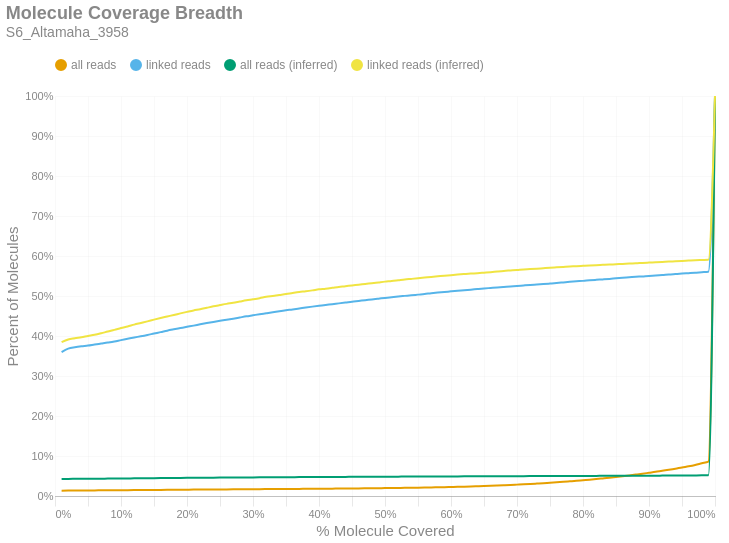

The code cell stored with this chart in its notebook:
### Markdown cell above
### Molecule Read Coverage
This chart shows molecule coverage breadth as computed by the number of bases aligned to that molecule. In other words, "*how much of each unique long molecule is actually sequenced/aligned?*" Keep in mind there is a distinction between sequences and alignments, since some sequences belonging to a particular molecule may not align well and wouldn't appear in the alignment data. This chart also shows molecule coverage breadth as computed by the *inferred fragment* from which the aligned sequences originate. Unlike read coverage, this calculation takes into account the total insert size, including unsequenced gaps between the forward and reverse reads. Like the previous figures, these are cumulative percents.

### Code cell
if SKIPLR:
    print_html(f"Skipped")
else:
    binned_df = consolidated_hist(valids['coverage_bp'], mask, 0.01, True)
    binned_df_inf = consolidated_hist(valids['coverage_inserts'], mask, 0.01, True)
    binned_df = binned_df.with_columns(pl.lit(binned_df_inf['all reads (cumsum)']).alias('all reads (inferred)'))
    binned_df = binned_df.with_columns(pl.lit(binned_df_inf['linked reads (cumsum)']).alias('linked reads (inferred)'))
    binned_df = binned_df.with_columns(
        (pl.col('bin').cast(pl.Float64) + 0.01).alias('right_edge')
    )

    with SafeRender(binned_df):
        (
            density_plot(binned_df, 'Molecule Coverage Breadth', samplename, 'molcov', ['all reads (inferred)','linked reads (inferred)'])
            .encode(
                #x=alt.X('bin:Q', title="% Molecule Covered").axis(format = '%').scale(padding=0),
                x=alt.X('right_edge:Q', title="% Molecule Covered").axis(format='%').scale(padding=0),
                y=alt.Y('value:Q', title='Percent of Molecules')
                    .axis(format='%')
                    .stack(False)
                    .scale(domainMin=0, padding=0),
                color=alt.Color("key:N").scale(domain = ["all reads", "linked reads", "all reads (inferred)", "linked reads (inferred)"]),
                tooltip = [
                    alt.Tooltip("key:N", title = "Data Type"),
                    alt.Tooltip("range_label:N", title="% Molecule Covered"),
                    alt.Tooltip("value:Q", format = ".2%", title="% Molecules")
                ]
            )
        ).display()

### Figure 1 — Vega-Lite specification as saved in the notebook (floating-point values rounded to 4 significant figures)
{"width": "container", "height": 400, "config": {"title": {"anchor": "start", "dy": -15, "fontSize": 18, "color": "#888888", "subtitleColor": "#888888", "subtitleFontSize": 14}, "arc": {"fill": "#0072B2"}, "axis": {"domainColor": "#888888", "domainWidth": 0.5, "gridWidth": 0.2, "grid": false, "titleFontWeight": 400, "titleFontSize": 15, "labelFontSize": 11, "labelColor": "#888888", "tickColor": "#888888", "tickWidth": 0.2, "titleColor": "#888888"}, "axisBand": {"grid": false}, "axisX": {"grid": true, "tickSize": 10, "domainCap": "round"}, "axisY": {"domain": false, "grid": true, "tickSize": 0, "domainCap": "round"}, "background": "transparent", "header": {"labelFontSize": 15, "labelColor": "#888888", "titleFontSize": 15, "titleFontWeight": 600, "titleColor": "#888888"}, "legend": {"labelFont": "sans-serif", "labelFontSize": 12, "labelColor": "#888888", "symbolSize": 100, "symbolType": "circle", "titleFontSize": 12, "titlePadding": 10, "titleColor": "#888888", "title": null, "orient": "top"}, "range": {"category": ["#E69F00", "#56B4E9", "#009E73", "#F0E442", "#0072B2", "#D55E00", "#CC79A7", "#000000"], "diverging": ["#cfe8f3", "#a2d4ec", "#73bfe2", "#46abdb", "#1696d2", "#12719e"]}, "area": {"fill": "#0072B2", "fillOpacity": 0.7, "line": true, "strokeOpacity": 0.7}, "line": {"color": "#0072B2", "stroke": "#0072B2", "strokeWidth": 2}, "trail": {"color": "#0072B2", "stroke": "#0072B2", "strokeWidth": 0, "size": 1}, "point": {"filled": true, "fillOpacity": 1.0, "size": 95}, "text": {"color": "#888888", "fontSize": 11, "align": "right", "fontWeight": 400, "size": 11}, "bar": {"fill": "#0072B2", "stroke": null}, "view": {"stroke": null, "continuousWidth": 660, "continuousHeight": 400}}, "data": {"name": "data-75d2ac6dae8d00e1a3f8ba0fec1fd1c2"}, "mark": {"type": "line", "interpolate": "monotone", "point": {"opacity": 0, "size": 275}}, "encoding": {"color": {"field": "key", "scale": {"domain": ["all reads", "linked reads", "all reads (inferred)", "linked reads (inferred)"]}, "type": "nominal"}, "tooltip": [{"field": "key", "title": "Data Type", "type": "nominal"}, {"field": "range_label", "title": "% Molecule Covered", "type": "nominal"}, {"field": "value", "format": ".2%", "title": "% Molecules", "type": "quantitative"}], "x": {"axis": {"format": "%"}, "field": "right_edge", "scale": {"padding": 0}, "title": "% Molecule Covered", "type": "quantitative"}, "y": {"axis": {"format": "%"}, "field": "value", "scale": {"domainMin": 0, "padding": 0}, "stack": false, "title": "Percent of Molecules", "type": "quantitative"}}, "params": [{"name": "param_c36ac31b6afebe62", "select": {"type": "point", "fields": ["key"]}, "bind": "legend"}], "title": {"text": "Molecule Coverage Breadth", "subtitle": "S6_Altamaha_3958"}, "transform": [{"fold": ["all reads (cumsum)", "linked reads (cumsum)", "all reads (inferred)", "linked reads (inferred)"]}, {"calculate": "replace(datum.key, ' (cumsum)', '')", "as": "key"}, {"filter": {"param": "param_c36ac31b6afebe62"}}], "usermeta": {"embedOptions": {"downloadFileName": "S6_Altamaha_3958.molcov"}}, "$schema": "https://vega.github.io/schema/vega-lite/v6.1.0.json", "datasets": {"data-75d2ac6dae8d00e1a3f8ba0fec1fd1c2": [{"bin": "0.0", "interval": "0.0-0.01", "all reads": 0.01324, "linked reads": 0.36, "all reads (cumsum)": 0.01324, "linked reads (cumsum)": 0.36, "range_label": "0.0-0.01", "all reads (inferred)": 0.0425, "linked reads (inferred)": 0.3845, "right_edge": 0.01}, {"bin": "0.01", "interval": "0.01-0.02", "all reads": 0.000335, "linked reads": 0.008345, "all reads (cumsum)": 0.01357, "linked reads (cumsum)": 0.3683, "range_label": "0.01-0.02", "all reads (inferred)": 0.04275, "linked reads (inferred)": 0.3914, "right_edge": 0.02}, {"bin": "0.02", "interval": "0.02-0.03", "all reads": 0.0001675, "linked reads": 0.003617, "all reads (cumsum)": 0.01374, "linked reads (cumsum)": 0.3719, "range_label": "0.02-0.03", "all reads (inferred)": 0.04286, "linked reads (inferred)": 0.3943, "right_edge": 0.03}, {"bin": "0.03", "interval": "0.03-0.04", "all reads": 0.000113, "linked reads": 0.002431, "all reads (cumsum)": 0.01385, "linked reads (cumsum)": 0.3744, "range_label": "0.03-0.04", "all reads (inferred)": 0.04296, "linked reads (inferred)": 0.3969, "right_edge": 0.04}, {"bin": "0.04", "interval": "0.04-0.05", "all reads": 8.341e-05, "linked reads": 0.001703, "all reads (cumsum)": 0.01393, "linked reads (cumsum)": 0.3761, "range_label": "0.04-0.05", "all reads (inferred)": 0.04308, "linked reads (inferred)": 0.4, "right_edge": 0.05}, {"bin": "0.05", "interval": "0.05-0.06", "all reads": 0.000113, "linked reads": 0.002603, "all reads (cumsum)": 0.01405, "linked reads (cumsum)": 0.3787, "range_label": "0.05-0.06", "all reads (inferred)": 0.0432, "linked reads (inferred)": 0.4029, "right_edge": 0.06}, {"bin": "0.06", "interval": "0.06-0.07", "all reads": 0.0001016, "linked reads": 0.002392, "all reads (cumsum)": 0.01415, "linked reads (cumsum)": 0.3811, "range_label": "0.06-0.07", "all reads (inferred)": 0.04335, "linked reads (inferred)": 0.4068, "right_edge": 0.07}, {"bin": "0.07", "interval": "0.07-0.08", "all reads": 0.0001123, "linked reads": 0.002412, "all reads (cumsum)": 0.01426, "linked reads (cumsum)": 0.3835, "range_label": "0.07-0.08", "all reads (inferred)": 0.04351, "linked reads (inferred)": 0.4112, "right_edge": 0.08}, {"bin": "0.08", "interval": "0.08-0.09", "all reads": 0.000109, "linked reads": 0.002737, "all reads (cumsum)": 0.01437, "linked reads (cumsum)": 0.3862, "range_label": "0.08-0.09", "all reads (inferred)": 0.04366, "linked reads (inferred)": 0.4153, "right_edge": 0.09}, {"bin": "0.09", "interval": "0.09-0.1", "all reads": 0.0001439, "linked reads": 0.003503, "all reads (cumsum)": 0.01451, "linked reads (cumsum)": 0.3897, "range_label": "0.09-0.1", "all reads (inferred)": 0.04384, "linked reads (inferred)": 0.4199, "right_edge": 0.1}, {"bin": "0.1", "interval": "0.1-0.11", "all reads": 0.0001352, "linked reads": 0.003273, "all reads (cumsum)": 0.01465, "linked reads (cumsum)": 0.393, "range_label": "0.1-0.11", "all reads (inferred)": 0.04399, "linked reads (inferred)": 0.4239, "right_edge": 0.11}, {"bin": "0.11", "interval": "0.11-0.12", "all reads": 0.0001312, "linked reads": 0.003292, "all reads (cumsum)": 0.01478, "linked reads (cumsum)": 0.3963, "range_label": "0.11-0.12", "all reads (inferred)": 0.04415, "linked reads (inferred)": 0.4284, "right_edge": 0.12}, {"bin": "0.12", "interval": "0.12-0.13", "all reads": 0.0001204, "linked reads": 0.002986, "all reads (cumsum)": 0.0149, "linked reads (cumsum)": 0.3993, "range_label": "0.12-0.13", "all reads (inferred)": 0.0443, "linked reads (inferred)": 0.4325, "right_edge": 0.13}, {"bin": "0.13", "interval": "0.13-0.14", "all reads": 0.0001339, "linked reads": 0.003273, "all reads (cumsum)": 0.01504, "linked reads (cumsum)": 0.4025, "range_label": "0.13-0.14", "all reads (inferred)": 0.04445, "linked reads (inferred)": 0.4366, "right_edge": 0.14}, {"bin": "0.14", "interval": "0.14-0.15", "all reads": 0.0001359, "linked reads": 0.003598, "all reads (cumsum)": 0.01517, "linked reads (cumsum)": 0.4061, "range_label": "0.14-0.15", "all reads (inferred)": 0.04462, "linked reads (inferred)": 0.4409, "right_edge": 0.15}, {"bin": "0.15", "interval": "0.15-0.16", "all reads": 0.0001392, "linked reads": 0.003503, "all reads (cumsum)": 0.01531, "linked reads (cumsum)": 0.4096, "range_label": "0.15-0.16", "all reads (inferred)": 0.04477, "linked reads (inferred)": 0.445, "right_edge": 0.16}, {"bin": "0.16", "interval": "0.16-0.17", "all reads": 0.0001365, "linked reads": 0.003694, "all reads (cumsum)": 0.01545, "linked reads (cumsum)": 0.4133, "range_label": "0.16-0.17", "all reads (inferred)": 0.04491, "linked reads (inferred)": 0.4488, "right_edge": 0.17}, {"bin": "0.17", "interval": "0.17-0.18", "all reads": 0.0001244, "linked reads": 0.003273, "all reads (cumsum)": 0.01557, "linked reads (cumsum)": 0.4166, "range_label": "0.17-0.18", "all reads (inferred)": 0.04505, "linked reads (inferred)": 0.4525, "right_edge": 0.18}, {"bin": "0.18", "interval": "0.18-0.19", "all reads": 0.0001217, "linked reads": 0.003139, "all reads (cumsum)": 0.01569, "linked reads (cumsum)": 0.4197, "range_label": "0.18-0.19", "all reads (inferred)": 0.0452, "linked reads (inferred)": 0.4565, "right_edge": 0.19}, {"bin": "0.19", "interval": "0.19-0.2", "all reads": 0.0001278, "linked reads": 0.003139, "all reads (cumsum)": 0.01582, "linked reads (cumsum)": 0.4229, "range_label": "0.19-0.2", "all reads (inferred)": 0.04534, "linked reads (inferred)": 0.4603, "right_edge": 0.2}, {"bin": "0.2", "interval": "0.2-0.21", "all reads": 0.0001231, "linked reads": 0.003043, "all reads (cumsum)": 0.01594, "linked reads (cumsum)": 0.4259, "range_label": "0.2-0.21", "all reads (inferred)": 0.04547, "linked reads (inferred)": 0.4639, "right_edge": 0.21}, {"bin": "0.21", "interval": "0.21-0.22", "all reads": 0.0001312, "linked reads": 0.003349, "all reads (cumsum)": 0.01607, "linked reads (cumsum)": 0.4293, "range_label": "0.21-0.22", "all reads (inferred)": 0.04558, "linked reads (inferred)": 0.4669, "right_edge": 0.22}, {"bin": "0.22", "interval": "0.22-0.23", "all reads": 0.0001291, "linked reads": 0.003101, "all reads (cumsum)": 0.0162, "linked reads (cumsum)": 0.4324, "range_label": "0.22-0.23", "all reads (inferred)": 0.04572, "linked reads (inferred)": 0.4705, "right_edge": 0.23}, {"bin": "0.23", "interval": "0.23-0.24", "all reads": 0.000117, "linked reads": 0.002833, "all reads (cumsum)": 0.01632, "linked reads (cumsum)": 0.4352, "range_label": "0.23-0.24", "all reads (inferred)": 0.04585, "linked reads (inferred)": 0.4741, "right_edge": 0.24}, {"bin": "0.24", "interval": "0.24-0.25", "all reads": 0.0001103, "linked reads": 0.002699, "all reads (cumsum)": 0.01643, "linked reads (cumsum)": 0.4379, "range_label": "0.24-0.25", "all reads (inferred)": 0.04597, "linked reads (inferred)": 0.4773, "right_edge": 0.25}, {"bin": "0.25", "interval": "0.25-0.26", "all reads": 0.0001036, "linked reads": 0.002584, "all reads (cumsum)": 0.01654, "linked reads (cumsum)": 0.4405, "range_label": "0.25-0.26", "all reads (inferred)": 0.04609, "linked reads (inferred)": 0.4803, "right_edge": 0.26}, {"bin": "0.26", "interval": "0.26-0.27", "all reads": 0.0001177, "linked reads": 0.002756, "all reads (cumsum)": 0.01665, "linked reads (cumsum)": 0.4433, "range_label": "0.26-0.27", "all reads (inferred)": 0.04619, "linked reads (inferred)": 0.483, "right_edge": 0.27}, {"bin": "0.27", "interval": "0.27-0.28", "all reads": 0.0001271, "linked reads": 0.002967, "all reads (cumsum)": 0.01678, "linked reads (cumsum)": 0.4462, "range_label": "0.27-0.28", "all reads (inferred)": 0.0463, "linked reads (inferred)": 0.4861, "right_edge": 0.28}, {"bin": "0.28", "interval": "0.28-0.29", "all reads": 0.0001184, "linked reads": 0.002947, "all reads (cumsum)": 0.0169, "linked reads (cumsum)": 0.4492, "range_label": "0.28-0.29", "all reads (inferred)": 0.04641, "linked reads (inferred)": 0.4892, "right_edge": 0.29}, {"bin": "0.29", "interval": "0.29-0.3", "all reads": 0.0001137, "linked reads": 0.002622, "all reads (cumsum)": 0.01701, "linked reads (cumsum)": 0.4518, "range_label": "0.29-0.3", "all reads (inferred)": 0.04651, "linked reads (inferred)": 0.4918, "right_edge": 0.3}, {"bin": "0.3", "interval": "0.3-0.31", "all reads": 0.0001083, "linked reads": 0.00266, "all reads (cumsum)": 0.01712, "linked reads (cumsum)": 0.4544, "range_label": "0.3-0.31", "all reads (inferred)": 0.04662, "linked reads (inferred)": 0.4946, "right_edge": 0.31}, {"bin": "0.31", "interval": "0.31-0.32", "all reads": 0.000115, "linked reads": 0.002392, "all reads (cumsum)": 0.01724, "linked reads (cumsum)": 0.4568, "range_label": "0.31-0.32", "all reads (inferred)": 0.04675, "linked reads (inferred)": 0.498, "right_edge": 0.32}, {"bin": "0.32", "interval": "0.32-0.33", "all reads": 0.0001177, "linked reads": 0.002469, "all reads (cumsum)": 0.01735, "linked reads (cumsum)": 0.4593, "range_label": "0.32-0.33", "all reads (inferred)": 0.04683, "linked reads (inferred)": 0.5002, "right_edge": 0.33}, {"bin": "0.33", "interval": "0.33-0.34", "all reads": 0.0001217, "linked reads": 0.00266, "all reads (cumsum)": 0.01747, "linked reads (cumsum)": 0.462, "range_label": "0.33-0.34", "all reads (inferred)": 0.04692, "linked reads (inferred)": 0.5025, "right_edge": 0.34}, {"bin": "0.34", "interval": "0.34-0.35", "all reads": 0.0001197, "linked reads": 0.002412, "all reads (cumsum)": 0.01759, "linked reads (cumsum)": 0.4644, "range_label": "0.34-0.35", "all reads (inferred)": 0.04701, "linked reads (inferred)": 0.5047, "right_edge": 0.35}, {"bin": "0.35", "interval": "0.35-0.36", "all reads": 0.0001029, "linked reads": 0.002067, "all reads (cumsum)": 0.0177, "linked reads (cumsum)": 0.4664, "range_label": "0.35-0.36", "all reads (inferred)": 0.04711, "linked reads (inferred)": 0.5074, "right_edge": 0.36}, {"bin": "0.36", "interval": "0.36-0.37", "all reads": 0.000111, "linked reads": 0.002335, "all reads (cumsum)": 0.01781, "linked reads (cumsum)": 0.4688, "range_label": "0.36-0.37", "all reads (inferred)": 0.04721, "linked reads (inferred)": 0.5099, "right_edge": 0.37}, {"bin": "0.37", "interval": "0.37-0.38", "all reads": 0.0001184, "linked reads": 0.002412, "all reads (cumsum)": 0.01793, "linked reads (cumsum)": 0.4712, "range_label": "0.37-0.38", "all reads (inferred)": 0.04728, "linked reads (inferred)": 0.5118, "right_edge": 0.38}, {"bin": "0.38", "interval": "0.38-0.39", "all reads": 0.0001211, "linked reads": 0.002239, "all reads (cumsum)": 0.01805, "linked reads (cumsum)": 0.4734, "range_label": "0.38-0.39", "all reads (inferred)": 0.04737, "linked reads (inferred)": 0.5141, "right_edge": 0.39}, {"bin": "0.39", "interval": "0.39-0.4", "all reads": 0.0001211, "linked reads": 0.002048, "all reads (cumsum)": 0.01817, "linked reads (cumsum)": 0.4755, "range_label": "0.39-0.4", "all reads (inferred)": 0.04746, "linked reads (inferred)": 0.5166, "right_edge": 0.4}, {"bin": "0.4", "interval": "0.4-0.41", "all reads": 0.0001123, "linked reads": 0.001933, "all reads (cumsum)": 0.01828, "linked reads (cumsum)": 0.4774, "range_label": "0.4-0.41", "all reads (inferred)": 0.04754, "linked reads (inferred)": 0.5183, "right_edge": 0.41}, {"bin": "0.41", "interval": "0.41-0.42", "all reads": 0.0001312, "linked reads": 0.00222, "all reads (cumsum)": 0.01841, "linked reads (cumsum)": 0.4796, "range_label": "0.41-0.42", "all reads (inferred)": 0.04762, "linked reads (inferred)": 0.5204, "right_edge": 0.42}, {"bin": "0.42", "interval": "0.42-0.43", "all reads": 0.0001446, "linked reads": 0.001933, "all reads (cumsum)": 0.01856, "linked reads (cumsum)": 0.4816, "range_label": "0.42-0.43", "all reads (inferred)": 0.04771, "linked reads (inferred)": 0.5226, "right_edge": 0.43}, {"bin": "0.43", "interval": "0.43-0.44", "all reads": 0.0001372, "linked reads": 0.002086, "all reads (cumsum)": 0.01869, "linked reads (cumsum)": 0.4837, "range_label": "0.43-0.44", "all reads (inferred)": 0.04779, "linked reads (inferred)": 0.5244, "right_edge": 0.44}, {"bin": "0.44", "interval": "0.44-0.45", "all reads": 0.000154, "linked reads": 0.002239, "all reads (cumsum)": 0.01885, "linked reads (cumsum)": 0.4859, "range_label": "0.44-0.45", "all reads (inferred)": 0.04787, "linked reads (inferred)": 0.5265, "right_edge": 0.45}, {"bin": "0.45", "interval": "0.45-0.46", "all reads": 0.0001466, "linked reads": 0.001799, "all reads (cumsum)": 0.01899, "linked reads (cumsum)": 0.4877, "range_label": "0.45-0.46", "all reads (inferred)": 0.04794, "linked reads (inferred)": 0.5282, "right_edge": 0.46}, {"bin": "0.46", "interval": "0.46-0.47", "all reads": 0.0001567, "linked reads": 0.001895, "all reads (cumsum)": 0.01915, "linked reads (cumsum)": 0.4896, "range_label": "0.46-0.47", "all reads (inferred)": 0.04802, "linked reads (inferred)": 0.5302, "right_edge": 0.47}, {"bin": "0.47", "interval": "0.47-0.48", "all reads": 0.0001574, "linked reads": 0.001723, "all reads (cumsum)": 0.01931, "linked reads (cumsum)": 0.4913, "range_label": "0.47-0.48", "all reads (inferred)": 0.0481, "linked reads (inferred)": 0.532, "right_edge": 0.48}, {"bin": "0.48", "interval": "0.48-0.49", "all reads": 0.0001836, "linked reads": 0.001933, "all reads (cumsum)": 0.01949, "linked reads (cumsum)": 0.4932, "range_label": "0.48-0.49", "all reads (inferred)": 0.04818, "linked reads (inferred)": 0.534, "right_edge": 0.49}, {"bin": "0.49", "interval": "0.49-0.5", "all reads": 0.0002166, "linked reads": 0.00201, "all reads (cumsum)": 0.01971, "linked reads (cumsum)": 0.4953, "range_label": "0.49-0.5", "all reads (inferred)": 0.04826, "linked reads (inferred)": 0.5359, "right_edge": 0.5}, {"bin": "0.5", "interval": "0.5-0.51", "all reads": 0.0001836, "linked reads": 0.00178, "all reads (cumsum)": 0.01989, "linked reads (cumsum)": 0.497, "range_label": "0.5-0.51", "all reads (inferred)": 0.04833, "linked reads (inferred)": 0.5375, "right_edge": 0.51}, {"bin": "0.51", "interval": "0.51-0.52", "all reads": 0.0002206, "linked reads": 0.001761, "all reads (cumsum)": 0.02011, "linked reads (cumsum)": 0.4988, "range_label": "0.51-0.52", "all reads (inferred)": 0.04841, "linked reads (inferred)": 0.5394, "right_edge": 0.52}, {"bin": "0.52", "interval": "0.52-0.53", "all reads": 0.0002099, "linked reads": 0.001512, "all reads (cumsum)": 0.02032, "linked reads (cumsum)": 0.5003, "range_label": "0.52-0.53", "all reads (inferred)": 0.04848, "linked reads (inferred)": 0.5413, "right_edge": 0.53}, {"bin": "0.53", "interval": "0.53-0.54", "all reads": 0.0002522, "linked reads": 0.001493, "all reads (cumsum)": 0.02058, "linked reads (cumsum)": 0.5018, "range_label": "0.53-0.54", "all reads (inferred)": 0.04855, "linked reads (inferred)": 0.5428, "right_edge": 0.54}, {"bin": "0.54", "interval": "0.54-0.55", "all reads": 0.0002744, "linked reads": 0.001627, "all reads (cumsum)": 0.02085, "linked reads (cumsum)": 0.5034, "range_label": "0.54-0.55", "all reads (inferred)": 0.04862, "linked reads (inferred)": 0.5443, "right_edge": 0.55}, {"bin": "0.55", "interval": "0.55-0.56", "all reads": 0.0003067, "linked reads": 0.001589, "all reads (cumsum)": 0.02116, "linked reads (cumsum)": 0.505, "range_label": "0.55-0.56", "all reads (inferred)": 0.04869, "linked reads (inferred)": 0.546, "right_edge": 0.56}, {"bin": "0.56", "interval": "0.56-0.57", "all reads": 0.0003262, "linked reads": 0.001933, "all reads (cumsum)": 0.02148, "linked reads (cumsum)": 0.5069, "range_label": "0.56-0.57", "all reads (inferred)": 0.04877, "linked reads (inferred)": 0.5477, "right_edge": 0.57}, {"bin": "0.57", "interval": "0.57-0.58", "all reads": 0.000339, "linked reads": 0.001646, "all reads (cumsum)": 0.02182, "linked reads (cumsum)": 0.5086, "range_label": "0.57-0.58", "all reads (inferred)": 0.04884, "linked reads (inferred)": 0.5492, "right_edge": 0.58}, {"bin": "0.58", "interval": "0.58-0.59", "all reads": 0.0003451, "linked reads": 0.001416, "all reads (cumsum)": 0.02217, "linked reads (cumsum)": 0.51, "range_label": "0.58-0.59", "all reads (inferred)": 0.0489, "linked reads (inferred)": 0.5507, "right_edge": 0.59}, {"bin": "0.59", "interval": "0.59-0.6", "all reads": 0.0003969, "linked reads": 0.001627, "all reads (cumsum)": 0.02256, "linked reads (cumsum)": 0.5116, "range_label": "0.59-0.6", "all reads (inferred)": 0.04897, "linked reads (inferred)": 0.5522, "right_edge": 0.6}, {"bin": "0.6", "interval": "0.6-0.61", "all reads": 0.0003969, "linked reads": 0.001512, "all reads (cumsum)": 0.02296, "linked reads (cumsum)": 0.5131, "range_label": "0.6-0.61", "all reads (inferred)": 0.04903, "linked reads (inferred)": 0.5535, "right_edge": 0.61}, {"bin": "0.61", "interval": "0.61-0.62", "all reads": 0.0004487, "linked reads": 0.001225, "all reads (cumsum)": 0.02341, "linked reads (cumsum)": 0.5144, "range_label": "0.61-0.62", "all reads (inferred)": 0.04908, "linked reads (inferred)": 0.5548, "right_edge": 0.62}, {"bin": "0.62", "interval": "0.62-0.63", "all reads": 0.0004944, "linked reads": 0.001435, "all reads (cumsum)": 0.0239, "linked reads (cumsum)": 0.5158, "range_label": "0.62-0.63", "all reads (inferred)": 0.04915, "linked reads (inferred)": 0.556, "right_edge": 0.63}, {"bin": "0.63", "interval": "0.63-0.64", "all reads": 0.0005374, "linked reads": 0.001589, "all reads (cumsum)": 0.02444, "linked reads (cumsum)": 0.5174, "range_label": "0.63-0.64", "all reads (inferred)": 0.0492, "linked reads (inferred)": 0.5571, "right_edge": 0.64}, {"bin": "0.64", "interval": "0.64-0.65", "all reads": 0.0005556, "linked reads": 0.001493, "all reads (cumsum)": 0.025, "linked reads (cumsum)": 0.5189, "range_label": "0.64-0.65", "all reads (inferred)": 0.04925, "linked reads (inferred)": 0.5583, "right_edge": 0.65}, {"bin": "0.65", "interval": "0.65-0.66", "all reads": 0.0005993, "linked reads": 0.001187, "all reads (cumsum)": 0.0256, "linked reads (cumsum)": 0.5201, "range_label": "0.65-0.66", "all reads (inferred)": 0.04932, "linked reads (inferred)": 0.5596, "right_edge": 0.66}, {"bin": "0.66", "interval": "0.66-0.67", "all reads": 0.0006491, "linked reads": 0.001187, "all reads (cumsum)": 0.02625, "linked reads (cumsum)": 0.5213, "range_label": "0.66-0.67", "all reads (inferred)": 0.0494, "linked reads (inferred)": 0.5612, "right_edge": 0.67}, {"bin": "0.67", "interval": "0.67-0.68", "all reads": 0.0006733, "linked reads": 0.001263, "all reads (cumsum)": 0.02692, "linked reads (cumsum)": 0.5225, "range_label": "0.67-0.68", "all reads (inferred)": 0.04947, "linked reads (inferred)": 0.5627, "right_edge": 0.68}, {"bin": "0.68", "interval": "0.68-0.69", "all reads": 0.0007083, "linked reads": 0.001301, "all reads (cumsum)": 0.02763, "linked reads (cumsum)": 0.5238, "range_label": "0.68-0.69", "all reads (inferred)": 0.04953, "linked reads (inferred)": 0.5639, "right_edge": 0.69}, {"bin": "0.69", "interval": "0.69-0.7", "all reads": 0.0008085, "linked reads": 0.001148, "all reads (cumsum)": 0.02844, "linked reads (cumsum)": 0.525, "range_label": "0.69-0.7", "all reads (inferred)": 0.04959, "linked reads (inferred)": 0.565, "right_edge": 0.7}, {"bin": "0.7", "interval": "0.7-0.71", "all reads": 0.0008193, "linked reads": 0.001397, "all reads (cumsum)": 0.02925, "linked reads (cumsum)": 0.5264, "range_label": "0.7-0.71", "all reads (inferred)": 0.04966, "linked reads (inferred)": 0.5663, "right_edge": 0.71}, {"bin": "0.71", "interval": "0.71-0.72", "all reads": 0.0008792, "linked reads": 0.001321, "all reads (cumsum)": 0.03013, "linked reads (cumsum)": 0.5277, "range_label": "0.71-0.72", "all reads (inferred)": 0.04971, "linked reads (inferred)": 0.5672, "right_edge": 0.72}, {"bin": "0.72", "interval": "0.72-0.73", "all reads": 0.000933, "linked reads": 0.001053, "all reads (cumsum)": 0.03107, "linked reads (cumsum)": 0.5287, "range_label": "0.72-0.73", "all reads (inferred)": 0.04977, "linked reads (inferred)": 0.5683, "right_edge": 0.73}, {"bin": "0.73", "interval": "0.73-0.74", "all reads": 0.0009545, "linked reads": 0.001129, "all reads (cumsum)": 0.03202, "linked reads (cumsum)": 0.5299, "range_label": "0.73-0.74", "all reads (inferred)": 0.04983, "linked reads (inferred)": 0.5696, "right_edge": 0.74}, {"bin": "0.74", "interval": "0.74-0.75", "all reads": 0.001162, "linked reads": 0.001263, "all reads (cumsum)": 0.03318, "linked reads (cumsum)": 0.5311, "range_label": "0.74-0.75", "all reads (inferred)": 0.04989, "linked reads (inferred)": 0.5708, "right_edge": 0.75}, {"bin": "0.75", "interval": "0.75-0.76", "all reads": 0.001057, "linked reads": 0.001301, "all reads (cumsum)": 0.03424, "linked reads (cumsum)": 0.5324, "range_label": "0.75-0.76", "all reads (inferred)": 0.04995, "linked reads (inferred)": 0.5717, "right_edge": 0.76}, {"bin": "0.76", "interval": "0.76-0.77", "all reads": 0.001166, "linked reads": 0.001512, "all reads (cumsum)": 0.03541, "linked reads (cumsum)": 0.534, "range_label": "0.76-0.77", "all reads (inferred)": 0.05, "linked reads (inferred)": 0.5726, "right_edge": 0.77}, {"bin": "0.77", "interval": "0.77-0.78", "all reads": 0.001243, "linked reads": 0.001531, "all reads (cumsum)": 0.03665, "linked reads (cumsum)": 0.5355, "range_label": "0.77-0.78", "all reads (inferred)": 0.05006, "linked reads (inferred)": 0.5735, "right_edge": 0.78}, {"bin": "0.78", "interval": "0.78-0.79", "all reads": 0.001254, "linked reads": 0.001282, "all reads (cumsum)": 0.0379, "linked reads (cumsum)": 0.5368, "range_label": "0.78-0.79", "all reads (inferred)": 0.05012, "linked reads (inferred)": 0.5746, "right_edge": 0.79}, {"bin": "0.79", "interval": "0.79-0.8", "all reads": 0.001458, "linked reads": 0.001053, "all reads (cumsum)": 0.03936, "linked reads (cumsum)": 0.5378, "range_label": "0.79-0.8", "all reads (inferred)": 0.05018, "linked reads (inferred)": 0.5755, "right_edge": 0.8}, {"bin": "0.8", "interval": "0.8-0.81", "all reads": 0.001417, "linked reads": 0.001455, "all reads (cumsum)": 0.04078, "linked reads (cumsum)": 0.5393, "range_label": "0.8-0.81", "all reads (inferred)": 0.05023, "linked reads (inferred)": 0.5764, "right_edge": 0.81}, {"bin": "0.81", "interval": "0.81-0.82", "all reads": 0.001535, "linked reads": 0.001187, "all reads (cumsum)": 0.04231, "linked reads (cumsum)": 0.5405, "range_label": "0.81-0.82", "all reads (inferred)": 0.05029, "linked reads (inferred)": 0.5771, "right_edge": 0.82}, {"bin": "0.82", "interval": "0.82-0.83", "all reads": 0.001709, "linked reads": 0.001091, "all reads (cumsum)": 0.04402, "linked reads (cumsum)": 0.5416, "range_label": "0.82-0.83", "all reads (inferred)": 0.05034, "linked reads (inferred)": 0.5778, "right_edge": 0.83}, {"bin": "0.83", "interval": "0.83-0.84", "all reads": 0.001726, "linked reads": 0.001187, "all reads (cumsum)": 0.04575, "linked reads (cumsum)": 0.5427, "range_label": "0.83-0.84", "all reads (inferred)": 0.0504, "linked reads (inferred)": 0.5785, "right_edge": 0.84}, {"bin": "0.84", "interval": "0.84-0.85", "all reads": 0.001785, "linked reads": 0.001455, "all reads (cumsum)": 0.04753, "linked reads (cumsum)": 0.5442, "range_label": "0.84-0.85", "all reads (inferred)": 0.05047, "linked reads (inferred)": 0.5794, "right_edge": 0.85}, {"bin": "0.85", "interval": "0.85-0.86", "all reads": 0.001913, "linked reads": 0.00134, "all reads (cumsum)": 0.04945, "linked reads (cumsum)": 0.5455, "range_label": "0.85-0.86", "all reads (inferred)": 0.05053, "linked reads (inferred)": 0.5802, "right_edge": 0.86}, {"bin": "0.86", "interval": "0.86-0.87", "all reads": 0.001984, "linked reads": 0.001187, "all reads (cumsum)": 0.05143, "linked reads (cumsum)": 0.5467, "range_label": "0.86-0.87", "all reads (inferred)": 0.0506, "linked reads (inferred)": 0.5812, "right_edge": 0.87}, {"bin": "0.87", "interval": "0.87-0.88", "all reads": 0.002101, "linked reads": 0.001244, "all reads (cumsum)": 0.05353, "linked reads (cumsum)": 0.548, "range_label": "0.87-0.88", "all reads (inferred)": 0.05067, "linked reads (inferred)": 0.5818, "right_edge": 0.88}, {"bin": "0.88", "interval": "0.88-0.89", "all reads": 0.002159, "linked reads": 0.001072, "all reads (cumsum)": 0.05569, "linked reads (cumsum)": 0.549, "range_label": "0.88-0.89", "all reads (inferred)": 0.05072, "linked reads (inferred)": 0.5828, "right_edge": 0.89}, {"bin": "0.89", "interval": "0.89-0.9", "all reads": 0.002353, "linked reads": 0.001244, "all reads (cumsum)": 0.05804, "linked reads (cumsum)": 0.5503, "range_label": "0.89-0.9", "all reads (inferred)": 0.05079, "linked reads (inferred)": 0.5836, "right_edge": 0.9}, {"bin": "0.9", "interval": "0.9-0.91", "all reads": 0.00233, "linked reads": 0.0008996, "all reads (cumsum)": 0.06037, "linked reads (cumsum)": 0.5512, "range_label": "0.9-0.91", "all reads (inferred)": 0.05085, "linked reads (inferred)": 0.5843, "right_edge": 0.91}, {"bin": "0.91", "interval": "0.91-0.92", "all reads": 0.002666, "linked reads": 0.001148, "all reads (cumsum)": 0.06304, "linked reads (cumsum)": 0.5523, "range_label": "0.91-0.92", "all reads (inferred)": 0.05094, "linked reads (inferred)": 0.5852, "right_edge": 0.92}, {"bin": "0.92", "interval": "0.92-0.93", "all reads": 0.002511, "linked reads": 0.001512, "all reads (cumsum)": 0.06555, "linked reads (cumsum)": 0.5538, "range_label": "0.92-0.93", "all reads (inferred)": 0.05103, "linked reads (inferred)": 0.5861, "right_edge": 0.93}, {"bin": "0.93", "interval": "0.93-0.94", "all reads": 0.002752, "linked reads": 0.001148, "all reads (cumsum)": 0.0683, "linked reads (cumsum)": 0.555, "range_label": "0.93-0.94", "all reads (inferred)": 0.05111, "linked reads (inferred)": 0.5868, "right_edge": 0.94}, {"bin": "0.94", "interval": "0.94-0.95", "all reads": 0.003184, "linked reads": 0.001129, "all reads (cumsum)": 0.07148, "linked reads (cumsum)": 0.5561, "range_label": "0.94-0.95", "all reads (inferred)": 0.05122, "linked reads (inferred)": 0.5876, "right_edge": 0.95}, {"bin": "0.95", "interval": "0.95-0.96", "all reads": 0.002736, "linked reads": 0.001053, "all reads (cumsum)": 0.07422, "linked reads (cumsum)": 0.5572, "range_label": "0.95-0.96", "all reads (inferred)": 0.05135, "linked reads (inferred)": 0.5886, "right_edge": 0.96}, {"bin": "0.96", "interval": "0.96-0.97", "all reads": 0.003361, "linked reads": 0.001072, "all reads (cumsum)": 0.07758, "linked reads (cumsum)": 0.5582, "range_label": "0.96-0.97", "all reads (inferred)": 0.05148, "linked reads (inferred)": 0.5895, "right_edge": 0.97}, {"bin": "0.97", "interval": "0.97-0.98", "all reads": 0.004238, "linked reads": 0.001148, "all reads (cumsum)": 0.08182, "linked reads (cumsum)": 0.5594, "range_label": "0.97-0.98", "all reads (inferred)": 0.0517, "linked reads (inferred)": 0.5901, "right_edge": 0.98}, {"bin": "0.98", "interval": "0.98-0.99", "all reads": 0.004051, "linked reads": 0.001359, "all reads (cumsum)": 0.08587, "linked reads (cumsum)": 0.5607, "range_label": "0.98-0.99", "all reads (inferred)": 0.0521, "linked reads (inferred)": 0.5906, "right_edge": 0.99}, {"bin": "0.99", "interval": "0.99-1.0", "all reads": 0.9141, "linked reads": 0.4393, "all reads (cumsum)": 1.0, "linked reads (cumsum)": 1.0, "range_label": "0.99-1.0", "all reads (inferred)": 1.0, "linked reads (inferred)": 1.0, "right_edge": 1.0}]}}
